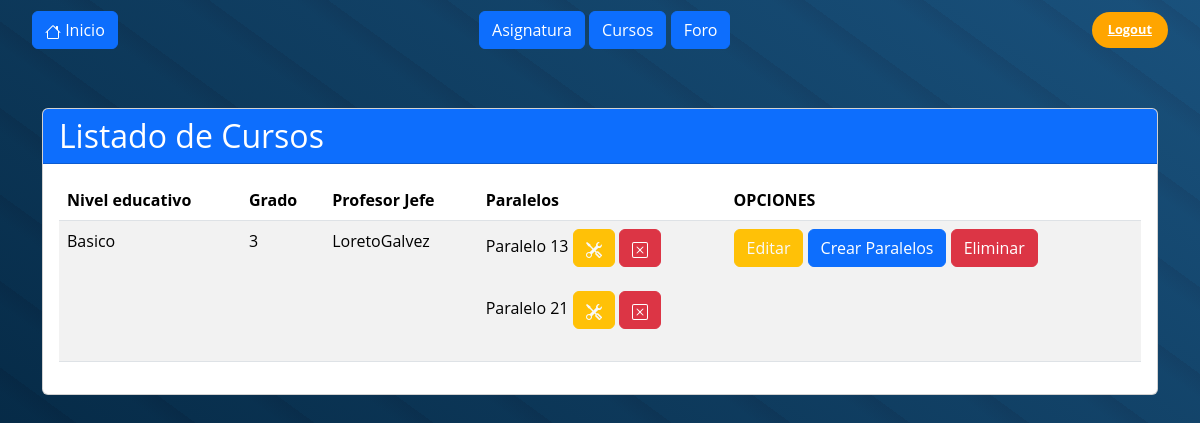
The app's page /Cursos_Paralelos/ (signed in) with its own data.
### apps/Core/models.py (models this page shows, shortened)
class Curso(models.Model):
    tipo_nivel_educativo = [("Basico","Basico"),("Medio","Medio")]
    grado = models.CharField(max_length=50, default=None)
    usuario = models.ForeignKey(settings.AUTH_USER_MODEL, on_delete=models.DO_NOTHING)
    nivel_educativo =  models.CharField(choices=tipo_nivel_educativo,null=False,max_length=40)
    Codigo_curso = models.AutoField(primary_key=True)

class Usuario(AbstractBaseUser):
    nombre = models.CharField('nombre', max_length=50, blank=False, null=False)
    apellido = models.CharField('apellido', max_length=50, blank=False, null=False)
    correo = models.EmailField('correo', max_length=254, unique=True, blank=False, null=False)
    fecha = models.DateField('fechaNacimiento', null=False, blank=False, default=timezone.now)
    username = models.CharField('username', max_length=100)
    tipo = models.CharField('Tipo', max_length=3, choices=[('Stu', 'Estudiante'), ('Tea', 'Profesor'), ('Str', 'Otro')])
    activo = models.BooleanField(default=True)
    super = models.BooleanField(default=False)
    objects = UsuarioManager()
    USERNAME_FIELD = 'correo'
    REQUIRED_FIELDS = ['nombre','apellido']
    def __str__(self):
        return f'{self.username}'

class Paralelo(models.Model):
    codigo_paralelo = models.AutoField(primary_key=True)
    Numero_paralelo = models.IntegerField(null=False)
    curso_paralelo = models.ForeignKey(Curso,on_delete=models.CASCADE)

### apps/Core/views.py (the view)
# urls.py: path('Cursos_Paralelos/', views.Cursos_visualizacion, name="Curso"),
@login_required
def Cursos_visualizacion(request):
    cursos = Curso.objects.all()
    Paralelos = Paralelo.objects.all()
    usuarios = Usuario.objects.filter(tipo = 'Tea')
    if 'tipo_educacion' in request.POST and 'nivel' in request.POST:
        curso = Curso(nivel_educativo = request.POST["tipo_educacion"],grado = request.POST["nivel"])
        curso.save()
    return render(request, 'Core/cursos.html', {'cursos': cursos,'Paralelos': Paralelos,'Profesores': usuarios})

### apps/Core/templates/Core/cursos.html (shortened to what this page needs)
{% extends "Core/base.html" %}
{% block content %}
<link href="https://cdn.jsdelivr.net/npm/bootstrap@5.3.3/dist/css/bootstrap.min.css" rel="stylesheet"
>
<div class="container mt-5">
    <div class="card">
        <div class="card-header bg-primary text-white">
            <h2 class="mb-0">Listado de Cursos
            </h2>
        </div>
        <div class="card-body">
            <div class="table-responsive">
                <table class="table table-striped table-hover">
                    <thead class="thead-dark">
                        <tr>
                            <th>Nivel educativo</th>
                            <th>Grado</th>
                            <th>Profesor Jefe</th>
                            <th>Paralelos</th>
                            <th colspan="2">OPCIONES</th>
                        </tr>
                    </thead>
                    <tbody>
                        {% for c in cursos %}
                        <tr>
                            <td>{{ c.nivel_educativo }}</td>
                            <td>{{ c.grado }}</td>
                            <td>{{ c.usuario }}</td>
                            <td>
                                {% for paralelo in Paralelos %}
                                {% if paralelo.curso_paralelo.Codigo_curso == c.Codigo_curso %}
                                <div>
                                    Paralelo {{paralelo.Numero_paralelo}}
                                    <a href="{% url 'home'   %}paralelo/{{paralelo.codigo_paralelo}}/m"
                                        class="btn btn-warning text-light">
                                    </a>
                                    <a href="{% url 'home'  %}paralelo/{{paralelo.codigo_paralelo}}/d"
                                        class="btn btn-danger">
                                    </a>
                                </div>
                                <br>
                                {% endif %}
                                {% endfor %}
                            </td>
                            <td>
                                <a href="{% url 'edicion' c.Codigo_curso  %}"
                                    class="btn btn-warning text-light">Editar</a>
                                <button class="btn btn-primary creacion_btn_p" onclick="creacion_paralelo(this)"
                                    id="{{ c.Codigo_curso }}" data-bs-toggle="modal" data-bs-target="#creacionP">Crear
                                    Paralelos</button>
                                <a href="{% url 'eliminar' c.Codigo_curso %}" class="btn btn-danger"
                                    id="eliminar">Eliminar</a>
                            </td>
                        </tr>
                        {% endfor %}
                    </tbody>
                </table>
            </div>
        </div>
    </div>
</div>
{% endblock %}

### apps/Core/static/Core/css/estilos.css (style rules this page uses)
* { box-sizing: border-box; font-family: 'Open Sans',sans-serif; margin: 0; padding: 0; }
body { height: 100vh; background-color: #000; background: linear-gradient(to right top,rgba(0,0,0,.5),hsla(0,0%,100%,.1)),repeating-linear-gradient(36deg,#003e6e,#003e6e 50px,#003e6e 0,#003765 70px); background-size: cover; background-position: center; }
a { text-decoration: none; color: #fff; font-size: 1rem; }
img, svg { vertical-align: middle; }

### records on screen
Curso: nivel_educativo "Basico", grado "3", usuario "LoretoGalvez"
Paralelo: Numero_paralelo "13"
Paralelo: Numero_paralelo "21"
